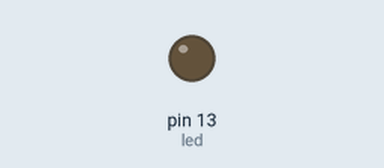
Simulated run of this sketch. Board: Arduino Uno, built with avr-gcc and run on an emulated ATmega328P. Shown: output pins drawn as LEDs (lit = HIGH).

Above: at 1.7 s.
At 31.3 s:
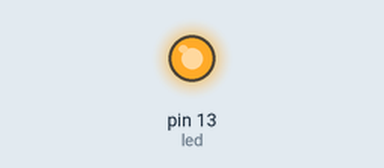
Timing chart, 0 to 33.0 s (numbered marks = the images above):
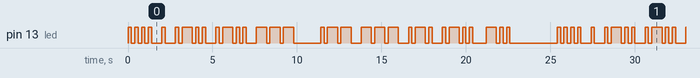

The sketch:

hello_world.ino
```cpp
int led = 13; //LED PIN 13

void setup() {
  // setup pin code
  pinMode(led, OUTPUT);
}

void loop() {
  // main code, run repeatedly:
  // morse: HELLO WORLD

  //H (4 dots: . . . .)
  for (int i = 0; i < 4; i++)
  {
    digitalWrite(led, HIGH);
    delay(200);
    digitalWrite(led, LOW);
    delay(200);
  }

  //inter-character gap (3 units: 1 + 2 units)
  delay(400);

  //E (1 dot: .)
  digitalWrite(led, HIGH);
  delay(200);
  digitalWrite(led, LOW);
  //end E
  //inter-character gap
  delay(600);

  //L (. _ . .)
  for (int i = 0; i < 2; i++)
  {
    digitalWrite(led, HIGH);
    delay(200);
    digitalWrite(led, LOW);
    delay(200);
    digitalWrite(led, HIGH);
    delay(600); // dash = 3 units
    digitalWrite(led, LOW); //turn led off (blink)
    delay(200);
    digitalWrite(led, HIGH);
    delay(200);
    digitalWrite(led, LOW);
    delay(200);
    digitalWrite(led, HIGH);
    delay(200);
    digitalWrite(led, LOW);
    delay(600); //inter-character gap
  }

  //O (_ _ _)
  for (int i = 0; i < 3; i++)
  {
    digitalWrite(led, HIGH);
    delay(600);
    digitalWrite(led, LOW);
    delay(200);
  }

  //word gap (7 units = 1400ms)
  delay(1400);

  //W
  digitalWrite(led, HIGH);
  delay(200);
  digitalWrite(led, LOW);
  delay(200);
  digitalWrite(led, HIGH);
  delay(600);
  digitalWrite(led, LOW);
  delay(200);
  digitalWrite(led, HIGH);
  delay(600);
  digitalWrite(led, LOW);
  delay(600); // inter-character gap

  //O
  for (int i = 0; i < 3; i++)
  {
    digitalWrite(led, HIGH);
    delay(600);
    digitalWrite(led, LOW);
    delay(200);
  }
  delay(400);

  //R
  digitalWrite(led, HIGH);
  delay(200);
  digitalWrite(led, LOW);
  delay(200);
  digitalWrite(led, HIGH);
  delay(600);
  digitalWrite(led, LOW);
  delay(200);
  digitalWrite(led, HIGH);
  delay(200);
  digitalWrite(led, LOW);
  delay(600); //inter-character gap

  //L
  digitalWrite(led, HIGH);
  delay(200);
  digitalWrite(led, LOW);
  delay(200);
  digitalWrite(led, HIGH);
  delay(600);
  digitalWrite(led, LOW);
  delay(200);
  digitalWrite(led, HIGH);
  delay(200);
  digitalWrite(led, LOW);
  delay(200);
  digitalWrite(led, HIGH);
  delay(200);
  digitalWrite(led, LOW);
  delay(200);

  delay(600); //inter-character gap

  //D
  digitalWrite(led, HIGH);
  delay(600);
  digitalWrite(led, LOW);
  delay(200);
  digitalWrite(led, HIGH);
  delay(200);
  digitalWrite(led, LOW);
  delay(200);
  digitalWrite(led, HIGH);
  delay(200);
  digitalWrite(led, LOW);

  delay(2800); //EOM

}
```

Measured:
- by itself, pin 13 (led): moves between LOW and HIGH, repeating every 25.4 s
- by itself, everything shown: repeats every 25.4 s, in 64 steps
